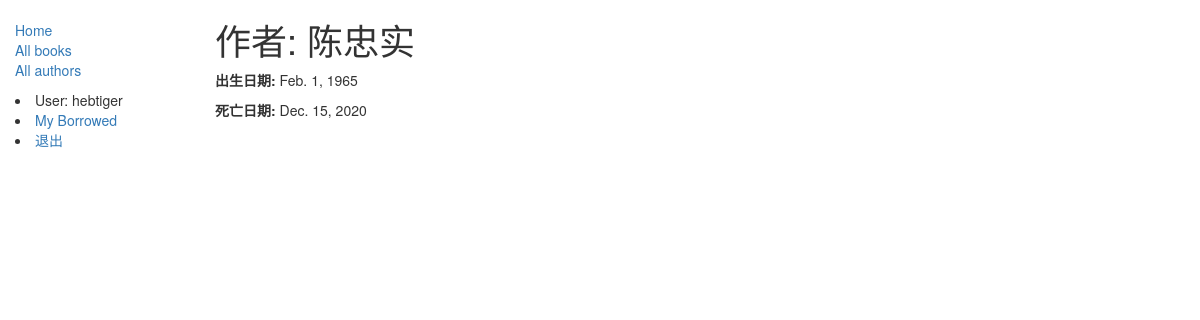
The app's page /catalog/author/3 (signed in) with its own data.
### catalog/models.py (models this page shows, shortened)
class Author(models.Model):
    first_name = models.CharField('姓', max_length=100)
    last_name = models.CharField('名', max_length=100)
    date_of_birth = models.DateField('出生日期', null=True, blank=True)
    date_of_death = models.DateField('死亡日期', null=True, blank=True)
    def __str__(self):
        return '%s%s' % (self.first_name, self.last_name)
    class Meta:
        ordering = ['last_name']

### catalog/views.py (the view)
# urls.py: path('author/<int:pk>', views.AuthorDetailView.as_view(), name='author-detail'),
class AuthorDetailView(generic.DetailView):
    model = Author

### catalog/templates/catalog/author_detail.html
{% extends "base_generic.html" %}
{% block content %}
  <h1>作者: {{ author }}</h1>
  <p><strong>出生日期:</strong> {{ author.date_of_birth }}</p>
  <p><strong>死亡日期:</strong> {{ author.date_of_death }}</p>
{% endblock %}

### catalog/templates/base_generic.html (shortened to what this page needs)
<!DOCTYPE html>
<html lang="en">
<head>
  <link rel="stylesheet" href="https://maxcdn.bootstrapcdn.com/bootstrap/3.3.7/css/bootstrap.min.css">
  {% load static %}
  <link rel="stylesheet" href="{% static 'css/styles.css' %}">
</head>
<body>
  <div class="container-fluid">
    <div class="row">
      <div class="col-sm-2">
      {% block sidebar %}
      <ul class="sidebar-nav">
          <li><a href="{% url 'index' %}">Home</a></li>
          <li><a href="{% url 'books' %}">All books</a></li>
          <li><a href="{% url 'authors' %}">All authors</a></li>
      </ul>
       {% if user.is_authenticated %}
     <li>User: {{ user.get_username }}</li>
     <li><a href="{% url 'my-borrowed' %}">My Borrowed</a></li>
     <li><a href="{% url 'logout'%}?next={{request.path}}">退出</a></li>
   {% else %}
     <li><a href="{% url 'login'%}?next={{request.path}}">登录</a></li>
   {% endif %}
     {% endblock %}
      </div>
      <div class="col-sm-10 ">
      {% block content %}{% endblock %}
      </div>
    </div>
  </div>
</body>
</html>

### catalog/static/css/styles.css (style rules this page uses)
.sidebar-nav { margin-top: 20px; padding: 0; list-style: none; }

### records on screen
Author: first_name+last_name "陈忠实", date_of_birth "Feb. 1, 1965", date_of_death "Dec. 15, 2020"

### other values on screen
{{ user.get_username }} "hebtiger"
